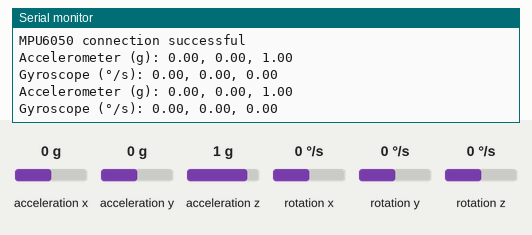
This sketch was run on a simulated Arduino Uno, built with avr-gcc and run on an emulated ATmega328P. Parts: the last lines printed to the serial monitor. The test bench sets the inputs (shaded band); at power-on: acceleration x 0 g, acceleration y 0 g, acceleration z 1 g, rotation x 0 °/s, rotation y 0 °/s, rotation z 0 °/s.

Above: at 1.2 s.
1.3 s: acceleration x set to -1.4 g
At 2.6 s:
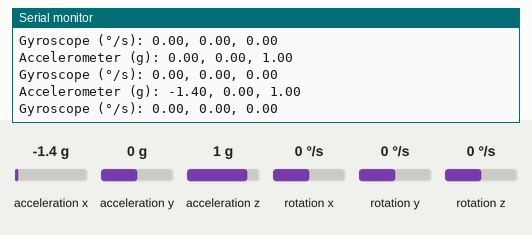
2.8 s: acceleration y set to -1.4 g
At 3.7 s:
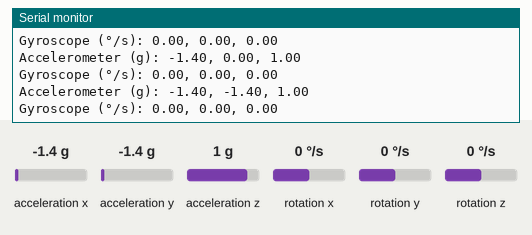
4.3 s: acceleration z set to -1.4 g
At 5.6 s:
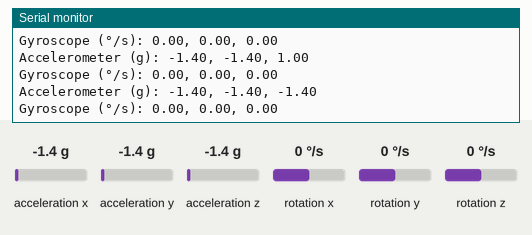
5.8 s: rotation x set to -192 °/s
At 6.6 s:
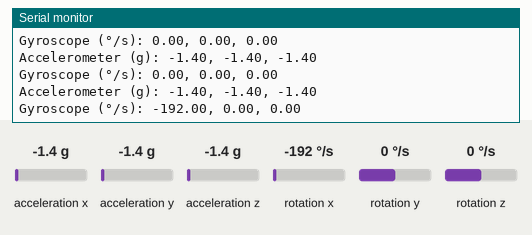
7.3 s: rotation y set to -192 °/s
At 7.3 s:
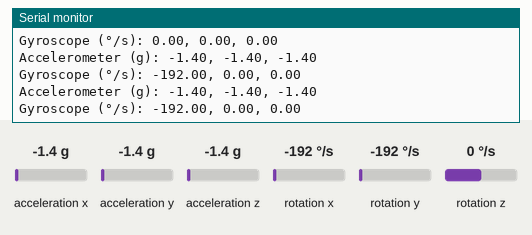

The sketch:

GPS_Google_Map_Web_Server.ino
```cpp
#include <Wire.h>
#include <MPU6050.h>

MPU6050 mpu;

void setup() {
  Serial.begin(9600);
  Wire.begin();

  // Initialize MPU6050
  mpu.initialize();

  // Verify connection
  if (mpu.testConnection()) {
    Serial.println("MPU6050 connection successful");
  } else {
    Serial.println("MPU6050 connection failed");
    while (1); // Stop here if connection failed
  }
}

void loop() {
  // Read raw accelerometer and gyroscope data
  int16_t ax, ay, az;
  int16_t gx, gy, gz;

  mpu.getMotion6(&ax, &ay, &az, &gx, &gy, &gz);

  // Convert raw data to meaningful values
  float accel_x = ax / 16384.0; // Accelerometer sensitivity scale factor
  float accel_y = ay / 16384.0;
  float accel_z = az / 16384.0;

  float gyro_x = gx / 131.0; // Gyroscope sensitivity scale factor
  float gyro_y = gy / 131.0;
  float gyro_z = gz / 131.0;

  // Print sensor data
  Serial.print("Accelerometer (g): ");
  Serial.print(accel_x);
  Serial.print(", ");
  Serial.print(accel_y);
  Serial.print(", ");
  Serial.println(accel_z);

  Serial.print("Gyroscope (°/s): ");
  Serial.print(gyro_x);
  Serial.print(", ");
  Serial.print(gyro_y);
  Serial.print(", ");
  Serial.println(gyro_z);

  Serial.println();

  delay(1000); // Delay between readings
}
```

Measured:
- after the input at 1.3 s, the serial monitor: prints a new line after 0.76 s (image 1)
- after the input at 2.8 s, the serial monitor: prints a new line after 0.28 s (image 2)
- after the input at 4.3 s, the serial monitor: prints a new line after 0.81 s (image 3)
- after the input at 5.8 s, the serial monitor: prints a new line after 0.37 s (image 4)
